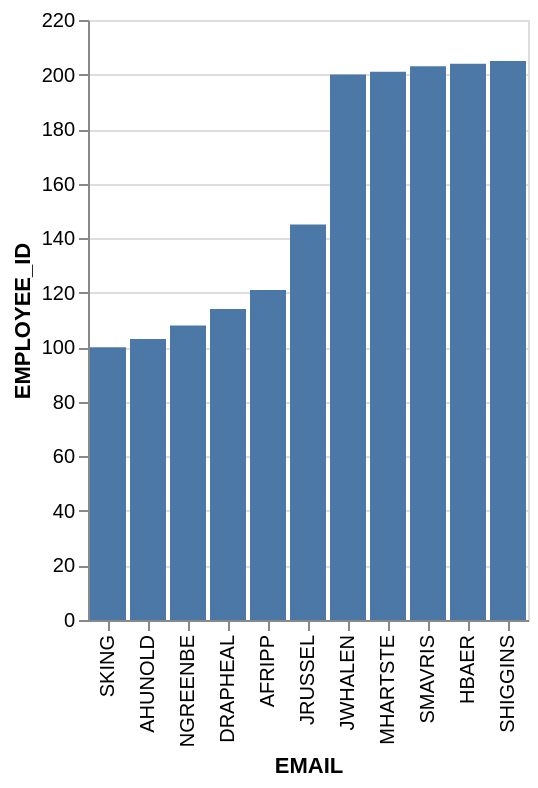

Describe this chart as a Vega-Lite specification.
### Vega-Lite specification from a JSON file in a GitHub repository (floating-point values rounded to 4 significant figures)
{"data": {"values": [{"x_data": "SKING", "y_data": 100}, {"x_data": "AHUNOLD", "y_data": 103}, {"x_data": "NGREENBE", "y_data": 108}, {"x_data": "DRAPHEAL", "y_data": 114}, {"x_data": "AFRIPP", "y_data": 121}, {"x_data": "JRUSSEL", "y_data": 145}, {"x_data": "JWHALEN", "y_data": 200}, {"x_data": "MHARTSTE", "y_data": 201}, {"x_data": "SMAVRIS", "y_data": 203}, {"x_data": "HBAER", "y_data": 204}, {"x_data": "SHIGGINS", "y_data": 205}]}, "mark": "bar", "encoding": {"x": {"field": "x_data", "type": "nominal", "title": "EMAIL", "sort": {"op": "sum", "field": "y_data", "order": "ascending"}}, "y": {"field": "y_data", "type": "quantitative", "title": "EMPLOYEE_ID"}}}
